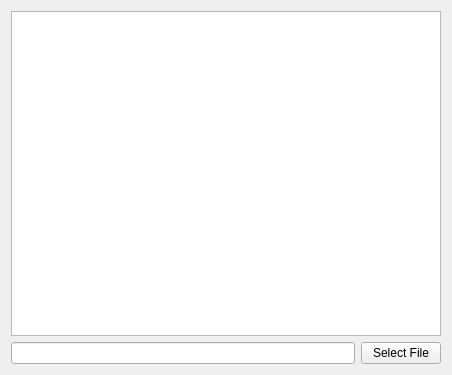
<?xml version="1.0" encoding="UTF-8"?>
<ui version="4.0">
 <class>CustomFyleSystem</class>
 <widget class="QWidget" name="CustomFyleSystem">
  <property name="geometry">
   <rect>
    <x>0</x>
    <y>0</y>
    <width>452</width>
    <height>375</height>
   </rect>
  </property>
  <property name="windowTitle">
   <string>Form</string>
  </property>
  <layout class="QGridLayout" name="gridLayout">
   <item row="1" column="0">
    <widget class="QLineEdit" name="lineEditCurrentDir"/>
   </item>
   <item row="1" column="1">
    <widget class="QPushButton" name="pushButtonSelectFile">
     <property name="text">
      <string>Select File</string>
     </property>
    </widget>
   </item>
   <item row="0" column="0" colspan="2">
    <widget class="QTreeView" name="treeViewFileSystem"/>
   </item>
  </layout>
 </widget>
 <resources/>
 <connections/>
</ui>
